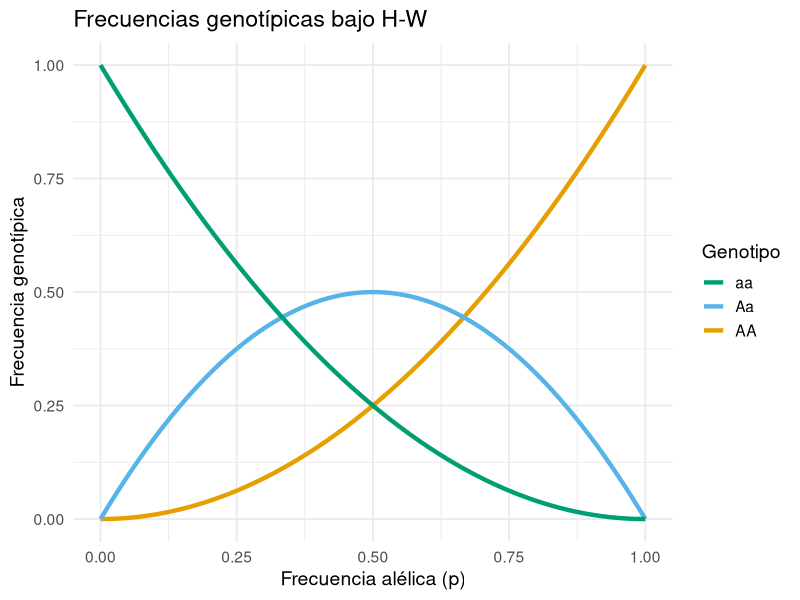
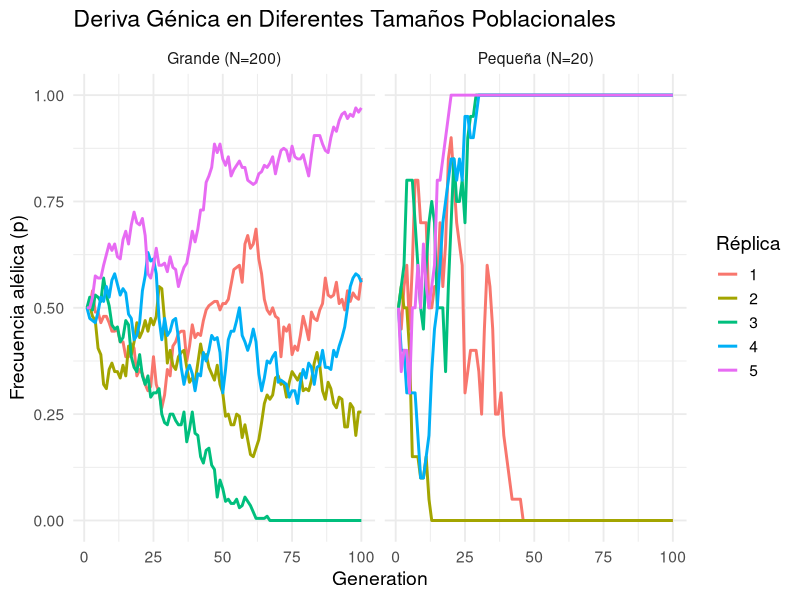
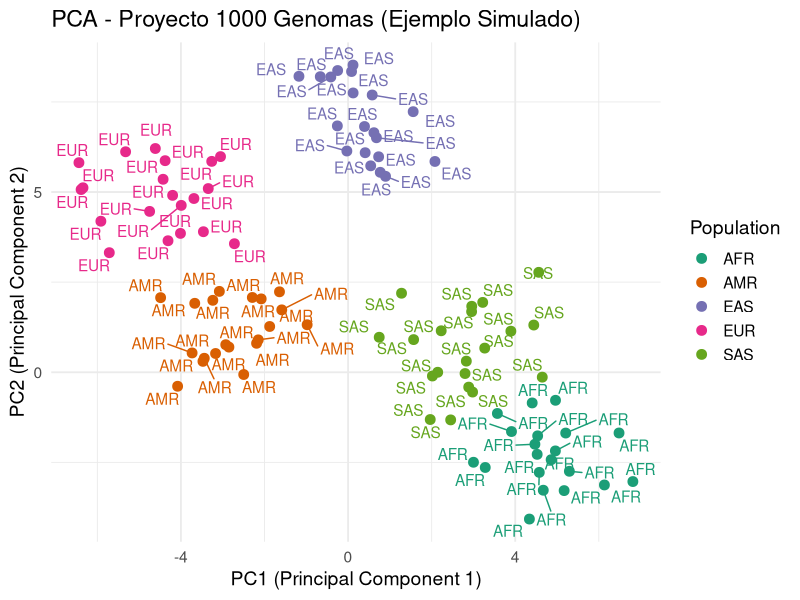
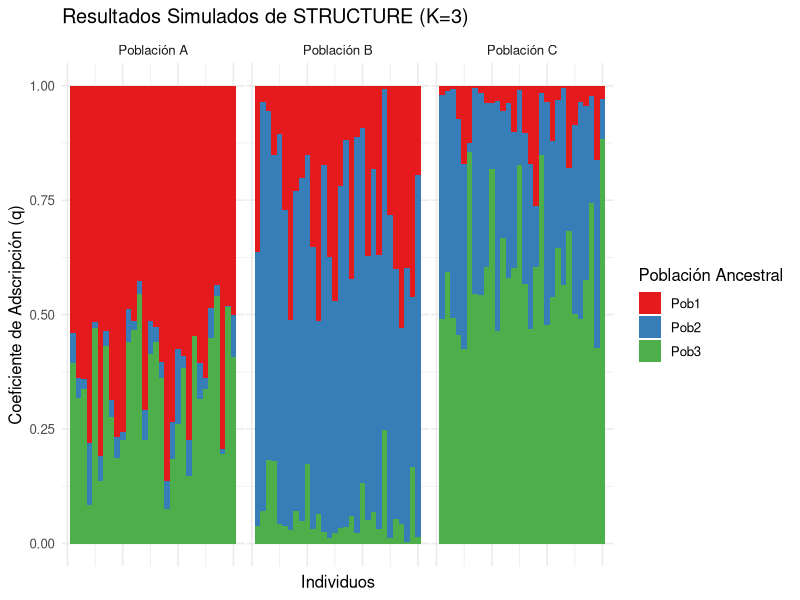
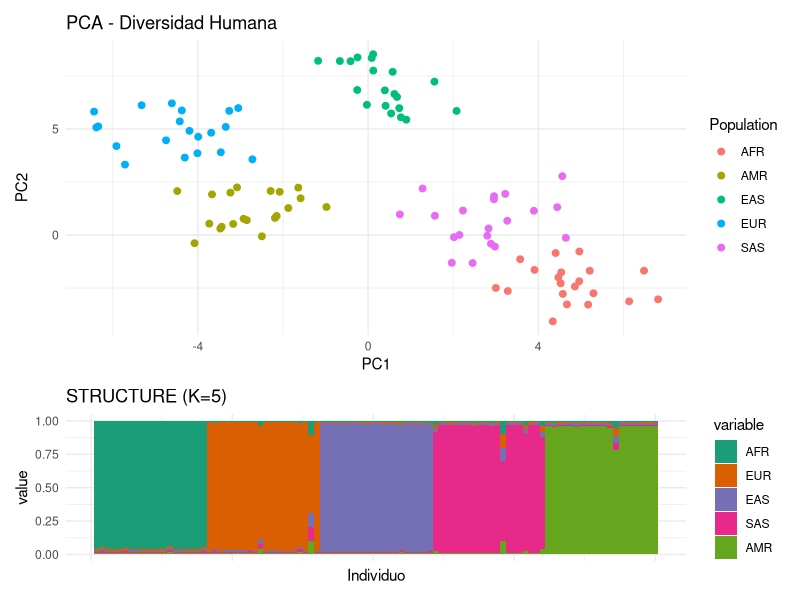
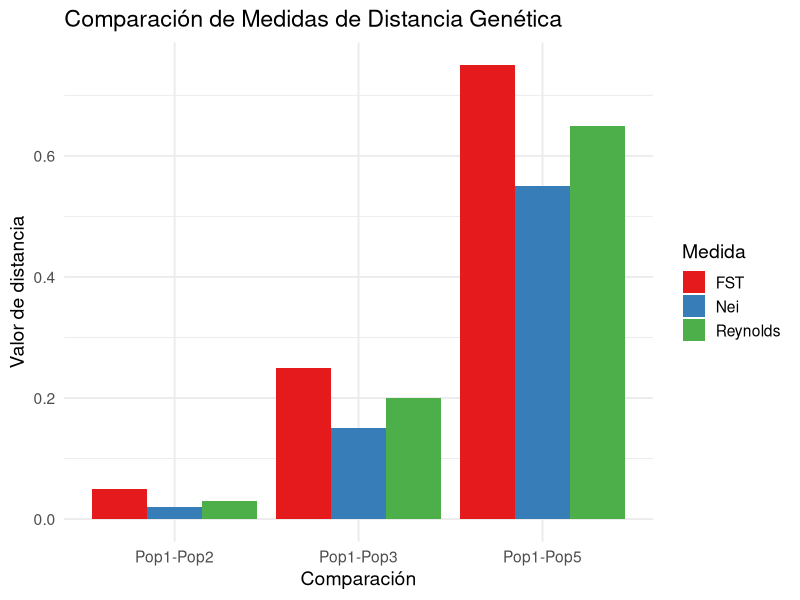
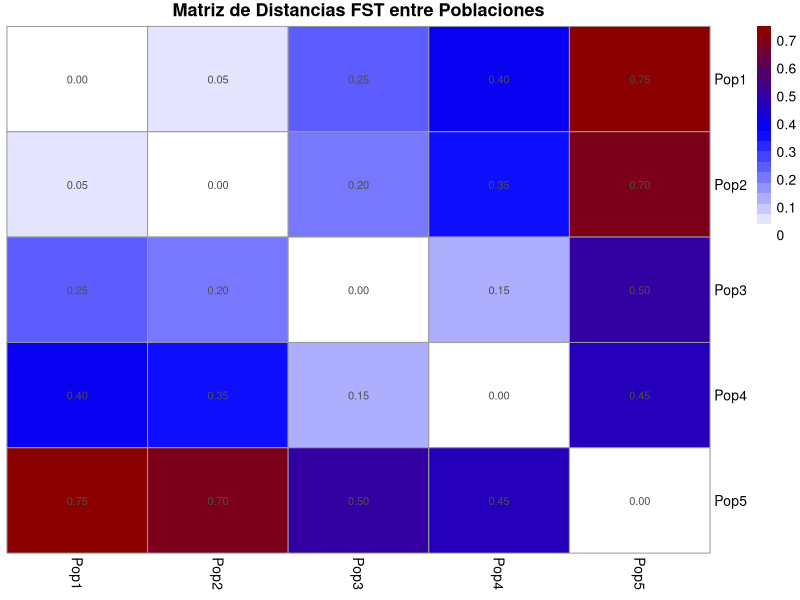

The R script that drew these images, in order:
## ---- chunk 1
#| echo: false
#| fig-height: 6
#| fig-width: 10
# Simulación H-W
library(ggplot2)
p <- seq(0, 1, 0.01)
hw_df <- data.frame(
  p = p,
  AA = p^2,
  Aa = 2*p*(1-p),
  aa = (1-p)^2
)

ggplot(hw_df, aes(x = p)) +
  geom_line(aes(y = AA, color = "AA"), linewidth = 1.5) +
  geom_line(aes(y = Aa, color = "Aa"), linewidth = 1.5) +
  geom_line(aes(y = aa, color = "aa"), linewidth = 1.5) +
  labs(title = "Frecuencias genotípicas bajo H-W",
       x = "Frecuencia alélica (p)",
       y = "Frecuencia genotípica",
       color = "Genotipo") +
  scale_color_manual(values = c("AA" = "#E69F00", 
                               "Aa" = "#56B4E9", 
                               "aa" = "#009E73")) +
  theme_minimal(base_size = 14)
## ---- chunk 2
#| fig-height: 6
#| fig-width: 10
library(ggplot2)
set.seed(123)

# Parámetros
generations <- 100
p0 <- 0.5
n_small <- 20  # Población pequeña
n_large <- 200 # Población grande
reps <- 5      # Réplicas

simulate_drift <- function(N, p0, generations) {
  p <- numeric(generations)
  p[1] <- p0
  for (i in 2:generations) {
    p[i] <- rbinom(1, N, p[i-1])/N
  }
  return(p)
}

# Simular
data <- data.frame()
for (rep in 1:reps) {
  small <- simulate_drift(n_small, p0, generations)
  large <- simulate_drift(n_large, p0, generations)
  data <- rbind(data, 
                data.frame(Generation=1:generations, 
                          Frequency=small, 
                          Size="Pequeña (N=20)", 
                          Replicate=rep),
                data.frame(Generation=1:generations, 
                          Frequency=large, 
                          Size="Grande (N=200)", 
                          Replicate=rep))
}

# Graficar
ggplot(data, aes(x=Generation, y=Frequency, color=factor(Replicate))) +
  geom_line(linewidth=1) +
  facet_wrap(~Size) +
  labs(title="Deriva Génica en Diferentes Tamaños Poblacionales",
       y="Frecuencia alélica (p)", 
       color="Réplica") +
  theme_minimal(base_size=14) +
  ylim(0, 1)
## ---- chunk 3
#| fig-height: 6
#| fig-width: 8
# Código para cargar y visualizar datos reales (requiere descarga previa)
library(ggrepel)

# Datos simulados basados en 1000 Genomes
superpops <- c("EUR", "AFR", "EAS", "SAS", "AMR")
pops_real <- factor(rep(superpops, each=20))
set.seed(456)
pca_real <- data.frame(
  PC1 = c(rnorm(20, -5, 1), rnorm(20, 5, 1), rnorm(20, 0, 1), 
         rnorm(20, 3, 1), rnorm(20, -3, 1)),
  PC2 = c(rnorm(20, 5, 1), rnorm(20, -2, 1), rnorm(20, 7, 1),
         rnorm(20, 1, 1), rnorm(20, 1, 1)),
  Population = pops_real
)

ggplot(pca_real, aes(x=PC1, y=PC2, color=Population, label=Population)) +
  geom_point(size=3) +
  geom_text_repel(max.overlaps=Inf, show.legend=FALSE) +
  labs(title="PCA - Proyecto 1000 Genomas (Ejemplo Simulado)",
       x="PC1 (Principal Component 1)",
       y="PC2 (Principal Component 2)") +
  theme_minimal(base_size=14) +
  scale_color_brewer(palette="Dark2")
## ---- chunk 4
#| fig-height: 6
#| fig-width: 10
# Simulación de resultados de STRUCTURE
library(ggplot2)
library(reshape2)
library(dplyr)

set.seed(789)
K <- 3  # Número de poblaciones
n <- 30 # Individuos por población

# Crear datos de adscripción
structure_data <- data.frame(
  Individuo = 1:(3*n),
  Pob1 = c(rbeta(n, 10, 1), rbeta(n, 1, 1), rbeta(n, 1, 10)),
  Pob2 = c(rbeta(n, 1, 10), rbeta(n, 10, 1), rbeta(n, 1, 1)),
  Pob3 = c(rbeta(n, 1, 1), rbeta(n, 1, 10), rbeta(n, 10, 1)),
  Grupo = rep(c("Población A", "Población B", "Población C"), each=n)
)

# Ordenar para mejor visualización
structure_data <- structure_data %>%
  arrange(Grupo, desc(Pob1), desc(Pob2), desc(Pob3))

# Transformar a formato largo
melted_data <- melt(structure_data, id.vars=c("Individuo", "Grupo"))

# Graficar
ggplot(melted_data, aes(x=Individuo, y=value, fill=variable)) +
  geom_bar(position="fill",stat="identity", width=1) +
  facet_grid(~Grupo, scales="free_x", space="free_x") +
  labs(title="Resultados Simulados de STRUCTURE (K=3)",
       y="Coeficiente de Adscripción (q)", x="Individuos") +
  scale_fill_brewer(palette="Set1", name="Población Ancestral") +
  theme_minimal(base_size=12) +
  theme(axis.text.x=element_blank(),
        panel.spacing=unit(0.1, "lines"))
## ---- chunk 5
#| fig-height: 6
#| fig-width: 10
# Visualización combinada PCA + STRUCTURE
library(patchwork)

# PCA
p1 <- ggplot(pca_real, aes(x=PC1, y=PC2, color=Population)) +
  geom_point(size=2) +
  labs(title="PCA - Diversidad Humana") +
  theme_minimal()

# STRUCTURE (simulado para mismos individuos)
library(reshape)
set.seed(654)
structure_humans <- data.frame(
  Individuo = 1:100,
  AFR = c(rbeta(20, 0.9, 0.1), rep(0.01, 80)),
  EUR = c(rep(0.01, 20), rbeta(20, 0.9, 0.1), rep(0.01, 60)),
  EAS = c(rep(0.01, 40), rbeta(20, 0.9, 0.1), rep(0.01, 40)),
  SAS = c(rep(0.01, 60), rbeta(20, 0.9, 0.1), rep(0.01, 20)),
  AMR = c(rep(0.01, 80), rbeta(20, 0.9, 0.1))
) %>% melt(id.vars="Individuo")

p2 <- ggplot(structure_humans, aes(x=Individuo, y=value, fill=variable)) +
  geom_bar(position="fill",stat="identity", width=1) +
  labs(title="STRUCTURE (K=5)") +
  scale_fill_brewer(palette="Dark2") +
  theme_minimal() +
  theme(axis.text.x=element_blank())

(p1 / p2) + plot_layout(heights=c(1, 0.5))
## ---- chunk 6
#| fig-height: 5
#| fig-width: 8
# Tabla de estadísticas F
library(knitr)

f_stats <- data.frame(
  "Estadística" = c("$F_{IT}$", "$F_{IS}$", "$F_{ST}$"),
  "Descripción" = c("Endogamia total en individuos", 
                    "Endogamia dentro de poblaciones", 
                    "Diferenciación entre poblaciones"),
  "Fórmula" = c("$\\frac{H_T - H_I}{H_T}$", 
                "$\\frac{H_S - H_I}{H_S}$", 
                "$\\frac{H_T - H_S}{H_T}$"),
  "Interpretación" = c("Desviación de H-W en toda la población",
                      "Déficit de heterocigotos dentro de poblaciones",
                      "Proporción de diversidad debida a diferencias entre poblaciones")
)

kable(f_stats, caption = "Principales estadísticas F de Wright", align = c("l", "l", "c", "l"))
## ---- chunk 7
#| fig-height: 6
#| fig-width: 9
# Simulación comparativa
library(ggplot2)
library(reshape2)

# Generar datos de frecuencias para 5 poblaciones
set.seed(42)
pops <- paste0("Pop", 1:5)
freqs <- data.frame(
  SNP1 = c(0.9, 0.8, 0.5, 0.3, 0.1),
  SNP2 = c(0.1, 0.2, 0.5, 0.7, 0.9),
  row.names = pops
)

# Calcular diferentes distancias
distances <- data.frame(
  Comparación = c("Pop1-Pop2", "Pop1-Pop3", "Pop1-Pop5"),
  FST = c(0.05, 0.25, 0.75),
  Nei = c(0.02, 0.15, 0.55),
  Reynolds = c(0.03, 0.20, 0.65)
)

# Graficar
melted_dist <- melt(distances, id.vars="Comparación")
ggplot(melted_dist, aes(x=Comparación, y=value, fill=variable)) +
  geom_bar(stat="identity", position="dodge") +
  labs(title="Comparación de Medidas de Distancia Genética",
       y="Valor de distancia", 
       fill="Medida") +
  theme_minimal(base_size=14) +
  scale_fill_brewer(palette="Set1")
## ---- chunk 8
#| fig-height: 6
#| fig-width: 8
# Heatmap de distancias
library(pheatmap)

# Generar datos de frecuencias para 5 poblaciones
set.seed(42)
pops <- paste0("Pop", 1:5)
freqs <- data.frame(
  SNP1 = c(0.9, 0.8, 0.5, 0.3, 0.1),
  SNP2 = c(0.1, 0.2, 0.5, 0.7, 0.9),
  row.names = pops
)

# Matriz de distancias simuladas
dist_matrix <- matrix(c(
  0.00, 0.05, 0.25, 0.40, 0.75,
  0.05, 0.00, 0.20, 0.35, 0.70,
  0.25, 0.20, 0.00, 0.15, 0.50,
  0.40, 0.35, 0.15, 0.00, 0.45,
  0.75, 0.70, 0.50, 0.45, 0.00
), nrow=5, byrow=TRUE, dimnames=list(pops, pops))

pheatmap(dist_matrix, 
         main="Matriz de Distancias FST entre Poblaciones",
         color=colorRampPalette(c("white", "blue", "darkred"))(20),
         cluster_rows=FALSE, cluster_cols=FALSE,
         display_numbers=TRUE, number_format="%.2f")
